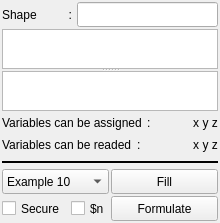
<?xml version="1.0" encoding="UTF-8"?>
<ui version="4.0">
	<class>WindowMain</class>
	<widget class="QMainWindow" name="WindowMain">
		<property name="geometry">
			<rect>
				<x>0</x>
				<y>0</y>
				<width>220</width>
				<height>223</height>
			</rect>
		</property>
		<property name="windowTitle">
			<string>Formula</string>
		</property>
		<property name="windowIcon">
			<iconset>
				<normaloff>../icons/ToolSeq.svg</normaloff>../icons/ToolSeq.svg
			</iconset>
		</property>
		<widget class="QWidget" name="Widget_00">
			<layout class="QVBoxLayout" name="verticalLayout">
				<property name="spacing">
					<number>2</number>
				</property>
				<property name="leftMargin">
					<number>2</number>
				</property>
				<property name="topMargin">
					<number>2</number>
				</property>
				<property name="rightMargin">
					<number>2</number>
				</property>
				<property name="bottomMargin">
					<number>2</number>
				</property>
				<item>
					<widget class="QWidget" name="Widget_01" native="true">
						<layout class="QHBoxLayout" name="horizontalLayout_8" stretch="1,2">
							<property name="spacing">
								<number>5</number>
							</property>
							<property name="leftMargin">
								<number>0</number>
							</property>
							<property name="topMargin">
								<number>0</number>
							</property>
							<property name="rightMargin">
								<number>0</number>
							</property>
							<property name="bottomMargin">
								<number>0</number>
							</property>
							<item>
								<widget class="QWidget" name="Widget_Shape" native="true">
									<property name="sizePolicy">
										<sizepolicy hsizetype="Ignored" vsizetype="Preferred">
											<horstretch>0</horstretch>
											<verstretch>0</verstretch>
										</sizepolicy>
									</property>
									<layout class="QHBoxLayout" name="horizontalLayout_5">
										<property name="spacing">
											<number>5</number>
										</property>
										<property name="leftMargin">
											<number>0</number>
										</property>
										<property name="topMargin">
											<number>0</number>
										</property>
										<property name="rightMargin">
											<number>0</number>
										</property>
										<property name="bottomMargin">
											<number>0</number>
										</property>
										<item>
											<widget class="QLabel" name="label_2">
												<property name="sizePolicy">
													<sizepolicy hsizetype="Ignored" vsizetype="Ignored">
														<horstretch>0</horstretch>
														<verstretch>0</verstretch>
													</sizepolicy>
												</property>
												<property name="minimumSize">
													<size>
														<width>0</width>
														<height>25</height>
													</size>
												</property>
												<property name="text">
													<string>Shape</string>
												</property>
											</widget>
										</item>
										<item>
											<widget class="QLabel" name="label_3">
												<property name="sizePolicy">
													<sizepolicy hsizetype="Fixed" vsizetype="Ignored">
														<horstretch>0</horstretch>
														<verstretch>0</verstretch>
													</sizepolicy>
												</property>
												<property name="minimumSize">
													<size>
														<width>0</width>
														<height>25</height>
													</size>
												</property>
												<property name="text">
													<string>:</string>
												</property>
												<property name="alignment">
													<set>Qt::AlignRight|Qt::AlignTrailing|Qt::AlignVCenter</set>
												</property>
											</widget>
										</item>
									</layout>
								</widget>
							</item>
							<item>
								<widget class="QLineEdit" name="Line_Shape">
									<property name="sizePolicy">
										<sizepolicy hsizetype="Ignored" vsizetype="Ignored">
											<horstretch>0</horstretch>
											<verstretch>0</verstretch>
										</sizepolicy>
									</property>
									<property name="minimumSize">
										<size>
											<width>0</width>
											<height>25</height>
										</size>
									</property>
									<property name="alignment">
										<set>Qt::AlignCenter</set>
									</property>
								</widget>
							</item>
						</layout>
					</widget>
				</item>
				<item>
					<widget class="QWidget" name="Widget_02" native="true">
						<layout class="QVBoxLayout" name="verticalLayout_2">
							<property name="spacing">
								<number>0</number>
							</property>
							<property name="leftMargin">
								<number>0</number>
							</property>
							<property name="topMargin">
								<number>0</number>
							</property>
							<property name="rightMargin">
								<number>0</number>
							</property>
							<property name="bottomMargin">
								<number>0</number>
							</property>
							<item>
								<widget class="QSplitter" name="splitter">
									<property name="orientation">
										<enum>Qt::Vertical</enum>
									</property>
									<property name="handleWidth">
										<number>2</number>
									</property>
									<widget class="QPlainTextEdit" name="Text_PreFormula">
										<property name="sizePolicy">
											<sizepolicy hsizetype="Ignored" vsizetype="Expanding">
												<horstretch>0</horstretch>
												<verstretch>0</verstretch>
											</sizepolicy>
										</property>
										<property name="minimumSize">
											<size>
												<width>0</width>
												<height>25</height>
											</size>
										</property>
										<property name="font">
											<font>
												<family>Consolas</family>
												<pointsize>9</pointsize>
											</font>
										</property>
										<property name="lineWrapMode">
											<enum>QPlainTextEdit::NoWrap</enum>
										</property>
									</widget>
									<widget class="QPlainTextEdit" name="Text_Formula">
										<property name="sizePolicy">
											<sizepolicy hsizetype="Ignored" vsizetype="Expanding">
												<horstretch>0</horstretch>
												<verstretch>0</verstretch>
											</sizepolicy>
										</property>
										<property name="minimumSize">
											<size>
												<width>0</width>
												<height>25</height>
											</size>
										</property>
										<property name="font">
											<font>
												<family>Consolas</family>
												<pointsize>9</pointsize>
											</font>
										</property>
										<property name="lineWrapMode">
											<enum>QPlainTextEdit::NoWrap</enum>
										</property>
									</widget>
								</widget>
							</item>
						</layout>
					</widget>
				</item>
				<item>
					<widget class="QWidget" name="Widget_03" native="true">
						<layout class="QHBoxLayout" name="horizontalLayout_3">
							<property name="spacing">
								<number>5</number>
							</property>
							<property name="leftMargin">
								<number>0</number>
							</property>
							<property name="topMargin">
								<number>0</number>
							</property>
							<property name="rightMargin">
								<number>0</number>
							</property>
							<property name="bottomMargin">
								<number>0</number>
							</property>
							<item>
								<widget class="QLabel" name="Label_1">
									<property name="sizePolicy">
										<sizepolicy hsizetype="Fixed" vsizetype="Ignored">
											<horstretch>0</horstretch>
											<verstretch>0</verstretch>
										</sizepolicy>
									</property>
									<property name="minimumSize">
										<size>
											<width>0</width>
											<height>20</height>
										</size>
									</property>
									<property name="text">
										<string>Variables can be assigned</string>
									</property>
								</widget>
							</item>
							<item>
								<widget class="QLabel" name="label_5">
									<property name="sizePolicy">
										<sizepolicy hsizetype="Ignored" vsizetype="Ignored">
											<horstretch>0</horstretch>
											<verstretch>0</verstretch>
										</sizepolicy>
									</property>
									<property name="minimumSize">
										<size>
											<width>0</width>
											<height>20</height>
										</size>
									</property>
									<property name="text">
										<string>:</string>
									</property>
								</widget>
							</item>
							<item>
								<widget class="QLabel" name="label_6">
									<property name="sizePolicy">
										<sizepolicy hsizetype="Fixed" vsizetype="Ignored">
											<horstretch>0</horstretch>
											<verstretch>0</verstretch>
										</sizepolicy>
									</property>
									<property name="minimumSize">
										<size>
											<width>0</width>
											<height>20</height>
										</size>
									</property>
									<property name="text">
										<string>x y z</string>
									</property>
									<property name="alignment">
										<set>Qt::AlignCenter</set>
									</property>
								</widget>
							</item>
						</layout>
					</widget>
				</item>
				<item>
					<widget class="QWidget" name="Widget_04" native="true">
						<layout class="QHBoxLayout" name="horizontalLayout_6">
							<property name="spacing">
								<number>5</number>
							</property>
							<property name="leftMargin">
								<number>0</number>
							</property>
							<property name="topMargin">
								<number>0</number>
							</property>
							<property name="rightMargin">
								<number>0</number>
							</property>
							<property name="bottomMargin">
								<number>0</number>
							</property>
							<item>
								<widget class="QLabel" name="Label_2">
									<property name="sizePolicy">
										<sizepolicy hsizetype="Fixed" vsizetype="Ignored">
											<horstretch>0</horstretch>
											<verstretch>0</verstretch>
										</sizepolicy>
									</property>
									<property name="minimumSize">
										<size>
											<width>0</width>
											<height>20</height>
										</size>
									</property>
									<property name="text">
										<string>Variables can be readed</string>
									</property>
								</widget>
							</item>
							<item>
								<widget class="QLabel" name="label_7">
									<property name="sizePolicy">
										<sizepolicy hsizetype="Ignored" vsizetype="Ignored">
											<horstretch>0</horstretch>
											<verstretch>0</verstretch>
										</sizepolicy>
									</property>
									<property name="minimumSize">
										<size>
											<width>0</width>
											<height>20</height>
										</size>
									</property>
									<property name="text">
										<string>:</string>
									</property>
								</widget>
							</item>
							<item>
								<widget class="QLabel" name="Label_Variables">
									<property name="sizePolicy">
										<sizepolicy hsizetype="Fixed" vsizetype="Ignored">
											<horstretch>0</horstretch>
											<verstretch>0</verstretch>
										</sizepolicy>
									</property>
									<property name="minimumSize">
										<size>
											<width>0</width>
											<height>20</height>
										</size>
									</property>
									<property name="text">
										<string>x y z</string>
									</property>
									<property name="alignment">
										<set>Qt::AlignCenter</set>
									</property>
								</widget>
							</item>
						</layout>
					</widget>
				</item>
				<item>
					<widget class="Line" name="Widget_05">
						<property name="sizePolicy">
							<sizepolicy hsizetype="Ignored" vsizetype="Fixed">
								<horstretch>0</horstretch>
								<verstretch>0</verstretch>
							</sizepolicy>
						</property>
						<property name="minimumSize">
							<size>
								<width>0</width>
								<height>10</height>
							</size>
						</property>
						<property name="frameShadow">
							<enum>QFrame::Plain</enum>
						</property>
						<property name="lineWidth">
							<number>2</number>
						</property>
						<property name="orientation">
							<enum>Qt::Horizontal</enum>
						</property>
					</widget>
				</item>
				<item>
					<widget class="QWidget" name="Widget_06" native="true">
						<layout class="QHBoxLayout" name="horizontalLayout_4">
							<property name="spacing">
								<number>2</number>
							</property>
							<property name="leftMargin">
								<number>0</number>
							</property>
							<property name="topMargin">
								<number>0</number>
							</property>
							<property name="rightMargin">
								<number>0</number>
							</property>
							<property name="bottomMargin">
								<number>0</number>
							</property>
							<item>
								<widget class="QComboBox" name="Combo_CutType">
									<property name="sizePolicy">
										<sizepolicy hsizetype="Ignored" vsizetype="Ignored">
											<horstretch>0</horstretch>
											<verstretch>0</verstretch>
										</sizepolicy>
									</property>
									<property name="minimumSize">
										<size>
											<width>0</width>
											<height>25</height>
										</size>
									</property>
									<property name="currentIndex">
										<number>9</number>
									</property>
									<item>
										<property name="text">
											<string>Example 01</string>
										</property>
									</item>
									<item>
										<property name="text">
											<string>Example 02</string>
										</property>
									</item>
									<item>
										<property name="text">
											<string>Example 03</string>
										</property>
									</item>
									<item>
										<property name="text">
											<string>Example 04</string>
										</property>
									</item>
									<item>
										<property name="text">
											<string>Example 05</string>
										</property>
									</item>
									<item>
										<property name="text">
											<string>Example 06</string>
										</property>
									</item>
									<item>
										<property name="text">
											<string>Example 07</string>
										</property>
									</item>
									<item>
										<property name="text">
											<string>Example 08</string>
										</property>
									</item>
									<item>
										<property name="text">
											<string>Example 09</string>
										</property>
									</item>
									<item>
										<property name="text">
											<string>Example 10</string>
										</property>
									</item>
									<item>
										<property name="text">
											<string>Example 11</string>
										</property>
									</item>
									<item>
										<property name="text">
											<string>Example 12</string>
										</property>
									</item>
									<item>
										<property name="text">
											<string>Example 13</string>
										</property>
									</item>
									<item>
										<property name="text">
											<string>Example 14</string>
										</property>
									</item>
									<item>
										<property name="text">
											<string>Example 15</string>
										</property>
									</item>
									<item>
										<property name="text">
											<string>Example 16</string>
										</property>
									</item>
								</widget>
							</item>
							<item>
								<widget class="QPushButton" name="Button_Fill">
									<property name="sizePolicy">
										<sizepolicy hsizetype="Ignored" vsizetype="Ignored">
											<horstretch>0</horstretch>
											<verstretch>0</verstretch>
										</sizepolicy>
									</property>
									<property name="minimumSize">
										<size>
											<width>0</width>
											<height>25</height>
										</size>
									</property>
									<property name="text">
										<string>Fill</string>
									</property>
								</widget>
							</item>
						</layout>
					</widget>
				</item>
				<item>
					<widget class="QWidget" name="Widget_07" native="true">
						<layout class="QHBoxLayout" name="horizontalLayout_2" stretch="1,1">
							<property name="spacing">
								<number>2</number>
							</property>
							<property name="leftMargin">
								<number>0</number>
							</property>
							<property name="topMargin">
								<number>0</number>
							</property>
							<property name="rightMargin">
								<number>0</number>
							</property>
							<property name="bottomMargin">
								<number>0</number>
							</property>
							<item>
								<widget class="QWidget" name="Widget_071" native="true">
									<property name="sizePolicy">
										<sizepolicy hsizetype="Ignored" vsizetype="Preferred">
											<horstretch>0</horstretch>
											<verstretch>0</verstretch>
										</sizepolicy>
									</property>
									<layout class="QHBoxLayout" name="horizontalLayout" stretch="7,4">
										<property name="spacing">
											<number>2</number>
										</property>
										<property name="leftMargin">
											<number>0</number>
										</property>
										<property name="topMargin">
											<number>0</number>
										</property>
										<property name="rightMargin">
											<number>0</number>
										</property>
										<property name="bottomMargin">
											<number>0</number>
										</property>
										<item>
											<widget class="QCheckBox" name="Check_Secure">
												<property name="sizePolicy">
													<sizepolicy hsizetype="Ignored" vsizetype="Ignored">
														<horstretch>0</horstretch>
														<verstretch>0</verstretch>
													</sizepolicy>
												</property>
												<property name="minimumSize">
													<size>
														<width>0</width>
														<height>25</height>
													</size>
												</property>
												<property name="text">
													<string>Secure</string>
												</property>
											</widget>
										</item>
										<item>
											<widget class="QCheckBox" name="Check_VariableN">
												<property name="sizePolicy">
													<sizepolicy hsizetype="Ignored" vsizetype="Ignored">
														<horstretch>0</horstretch>
														<verstretch>0</verstretch>
													</sizepolicy>
												</property>
												<property name="minimumSize">
													<size>
														<width>0</width>
														<height>25</height>
													</size>
												</property>
												<property name="text">
													<string>$n</string>
												</property>
											</widget>
										</item>
									</layout>
								</widget>
							</item>
							<item>
								<widget class="QPushButton" name="Button_Formulate">
									<property name="sizePolicy">
										<sizepolicy hsizetype="Ignored" vsizetype="Ignored">
											<horstretch>0</horstretch>
											<verstretch>0</verstretch>
										</sizepolicy>
									</property>
									<property name="minimumSize">
										<size>
											<width>0</width>
											<height>25</height>
										</size>
									</property>
									<property name="text">
										<string>Formulate</string>
									</property>
								</widget>
							</item>
						</layout>
					</widget>
				</item>
			</layout>
		</widget>
	</widget>
	<resources/>
	<connections/>
</ui>
